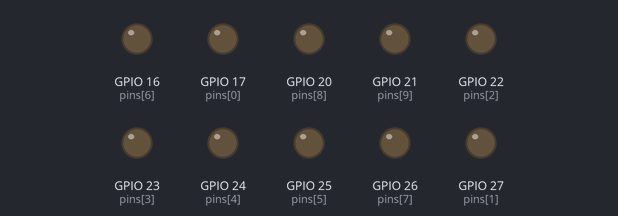
A program run on a simulated Raspberry Pi (BCM pin numbers). On the bench: output pins drawn as LEDs (lit = HIGH).

Above: at 0.05 s.
At 0.75 s:
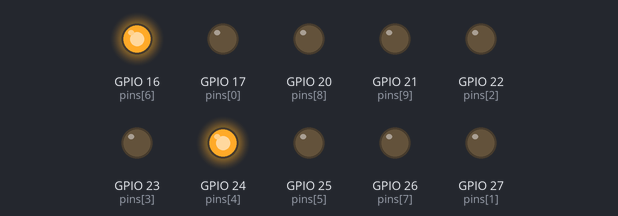
At 1.45 s:
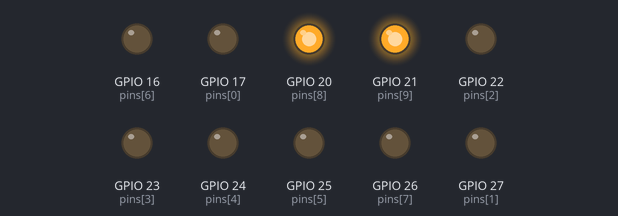
At 2.85 s:
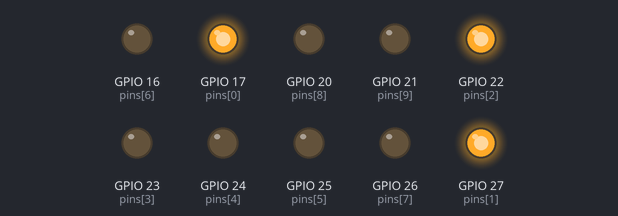
At 4.25 s:
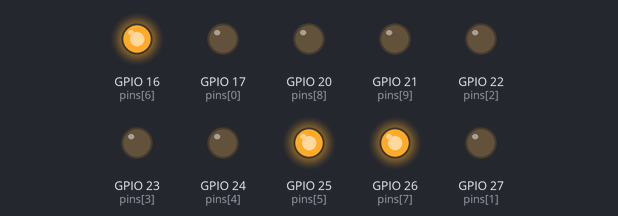
At 5.65 s:
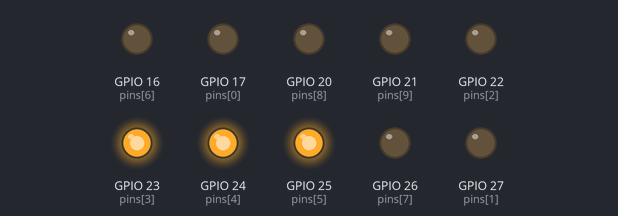
Timing chart, 0 to 6.0 s (numbered marks = the images above):
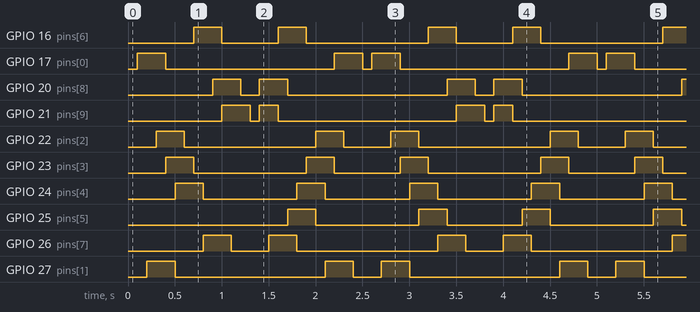

The program:

KnightRider.py
```python
# This program takes Raspberry Pi pin numbers to which LED's are connected to and displays K.I.T.T's front light on them

# GPIO and pins setup
import RPi.GPIO as GPIO
import time
GPIO.setmode(GPIO.BCM)
GPIO.setwarnings(False)
pins = [17,27,22,23,24,25,16,26,20,21]
GPIO.setup(pins,GPIO.OUT)

# Loops the lights back and forth
def knightRider():
    lightInfo = {1: 0, 2: 0, 3: 0, 4: 0, 5: 0, 6: 1, 7: 0, 8: 0, 9: 0, 10: 0}
    lightMap = {1: 17, 2: 27, 3: 22, 4: 23, 5: 24, 6: 25, 7: 16, 8: 26, 9: 20, 10: 21}

    while True:
        head = 0
        right(lightInfo, lightMap, head)
        head = 10
        left(lightInfo, lightMap, head)

# Takes the trail right
def right(lightInfo, lightMap, head):

    litCheck = 1

	# Litcheck is the amount of LED's currently lit
	# If it is 0, the trail has reached the end and the function can end
    while litCheck > 0:
	time.sleep(0.1)
        litCheck = 0

		# Moves the head of the trail and switches the lights accordingly
        head += 1

        for i in range(head, head - 3, -1):
            if i in lightInfo:
                if lightInfo[i] == 0:
                    lightOn(lightMap[i])
                lightInfo[i] = 1
                litCheck += 1

        if (head - 3) in lightInfo:
            lightInfo[head - 3] = 0
            lightOff(lightMap[head - 3])


# Same as right() but goes left
def left(lightInfo, lightMap, head):
    litCheck = 1

    while litCheck > 0:

	time.sleep(0.1)

        litCheck = 0
        head -= 1

        for i in range(head, head + 3, 1):
            if i in lightInfo:
                if lightInfo[i] == 0:
                    lightOn(lightMap[i])
                lightInfo[i] = 1
                litCheck += 1

        if (head + 3) in lightInfo:
            lightInfo[head + 3] = 0
            lightOff(lightMap[head + 3])


# Turns on LED at lightNumber
def lightOn(lightNumber):
    GPIO.output(lightNumber, GPIO.HIGH)

# Turns off LED at lightNumber
def lightOff(lightNumber):
    GPIO.output(lightNumber, GPIO.LOW)

knightRider()
```

Measured:
- by itself, GPIO 16 (pins[6]): repeats every 2.5 s: LOW 0.60 s, HIGH 0.30 s, LOW 1.3 s, HIGH 0.30 s
- by itself, GPIO 17 (pins[0]): repeats every 2.5 s: LOW 1.8 s, HIGH 0.30 s, LOW 0.10 s, HIGH 0.30 s
- by itself, GPIO 20 (pins[8]): repeats every 2.5 s: LOW 0.20 s, HIGH 0.30 s, LOW 1.7 s, HIGH 0.30 s
- by itself, GPIO 21 (pins[9]): repeats every 2.5 s: LOW 0.10 s, HIGH 0.20 s, LOW 1.9 s, HIGH 0.30 s
- by itself, GPIO 22 (pins[2]): repeats every 2.5 s: LOW 1.4 s, HIGH 0.30 s, LOW 0.50 s, HIGH 0.30 s
- by itself, GPIO 23 (pins[3]): repeats every 2.5 s: LOW 1.2 s, HIGH 0.30 s, LOW 0.70 s, HIGH 0.30 s
- by itself, GPIO 24 (pins[4]): alternates HIGH for 0.30 s and LOW for 1.0 s
- by itself, GPIO 25 (pins[5]): repeats every 2.5 s: LOW 1.1 s, HIGH 0.30 s, LOW 0.80 s, HIGH 0.30 s
